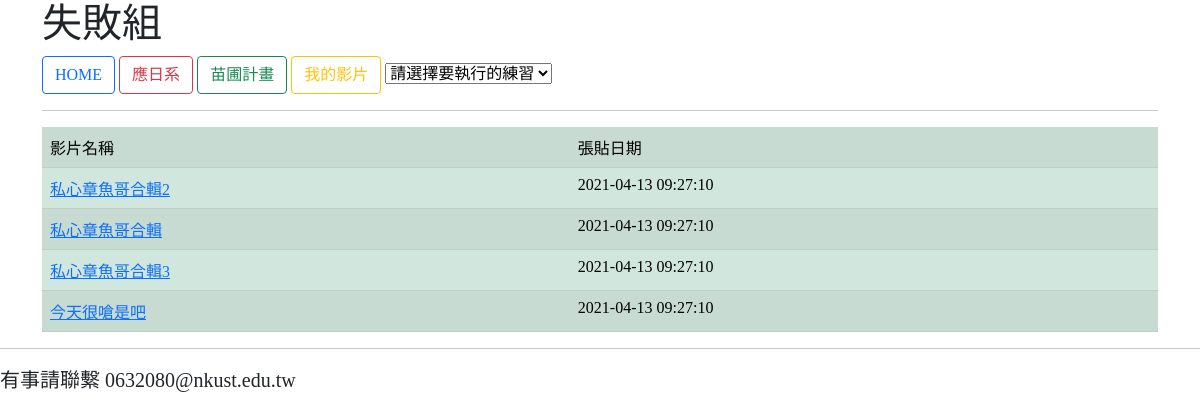
Screenshot of /videoindex.php with the database file from the repository.
### tables this page shows
CREATE TABLE `video` (
  `id` int(11) NOT NULL,
  `title` varchar(40) NOT NULL,
  `vid` varchar(20) NOT NULL,
  `created` datetime NOT NULL DEFAULT CURRENT_TIMESTAMP ON UPDATE CURRENT_TIMESTAMP
);

### videoindex.php (the view, shortened to what this page needs)
<?php include("header.php"); ?>
<div class="container">
<?php include("menu.php"); ?>
<?php
include("detabase.php");
$sql = "SELECT * FROM video";
$result = $conn->query($sql);
?>
<?php
if ($result->num_rows > 0) {
  echo "<table class='table table-success table-striped'>";
  echo "<tr><td>影片名稱</td><td>張貼日期</td></tr>";
  while($row = $result->fetch_assoc()) {
  	echo "<tr>";
	  	echo "<td><a href='play.php?id=" . $row["id"] . "'>" . $row["title"]. "</a></td>";
	  	echo "<td>" . $row["created"]. "</td>";
    echo "</tr>";
  }
  echo "</table>";
} else {
  echo "0 results";
}
?>
</div>
<?php include("footer.php"); ?>
</body>
</html>

### menu.php (style rules this page uses)
body { font-family:微軟正黑體; }

### rows the page displays
video: title "私心章魚哥合輯2", created "2021-04-13 09:27:10"
video: title "私心章魚哥合輯", created "2021-04-13 09:27:10"
video: title "私心章魚哥合輯3", created "2021-04-13 09:27:10"
video: title "今天很嗆是吧", created "2021-04-13 09:27:10"
